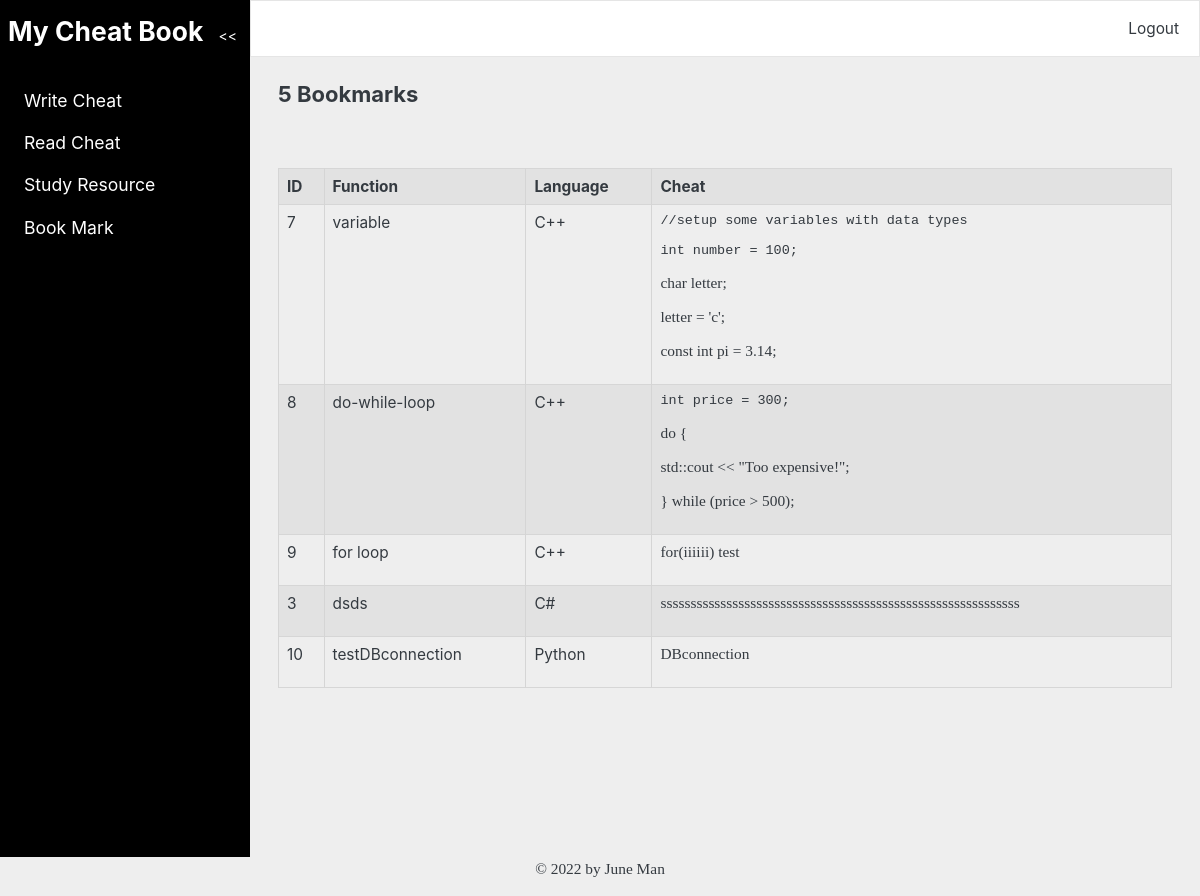
Page /bookmarkpage.php on the committed database.
### tables this page shows
CREATE TABLE `mycheatbook` (
  `id` int NOT NULL,
  `fun` varchar(200) NOT NULL,
  `language` varchar(200) NOT NULL,
  `cheat` varchar(500) NOT NULL
);

### php/function/showbookmark.php (the view)
<?php
require_once "addbookmark.php";
$query_bookmark = "SELECT * FROM bookmark";
$all_bookmark = mysqli_query($conn, $query_bookmark);
?>
<div class="main-container d-flex">
    <?php include('dbconnect.php'); ?>
    <div class="content">
        <div class="dashboard-content px-3 pt-4">
            <div class="container">
                <h2 class="fs-5"><?php echo mysqli_num_rows($all_bookmark); ?> Bookmarks</h2>
                <br><br>
                <table class="table table-striped table-bordered">
                    <tr>
                        <th>ID</th>
                        <th>Function</th>
                        <th>Language</th>
                        <th>Cheat</th>
                    </tr>
                    <?php
                    while ($row_bookmark = mysqli_fetch_assoc($all_bookmark)) {
                        $query = "SELECT * FROM `mycheatbook` WHERE id =" . $row_bookmark["id"];
                        $all_cheat = mysqli_query($conn, $query);
                        while ($row = mysqli_fetch_assoc($all_cheat)) {
                            echo "<tr>";
                            echo "<td>" . $row["id"] . "</td>";
                            echo "<td>" . $row["fun"] . "</td>";
                            echo "<td>" . $row["language"] . "</td>";
                            echo "<td>" . $row["cheat"] . "</td>";
                        }
                    }
                    ?>
                </table>
            </div>
        </div>
    </div>
</div>

### php/include/header.php (shortened to what this page needs)
<head>
    <link rel="stylesheet" href="bootstrap/css/bootstrap.litera.min.css">
    <link rel="stylesheet" href="bootstrap/css/style.css">
</head>

### bookmarkpage.php
<?php include "php/include/header.php"; ?>
<body>
    <div class="main-container d-flex">
        <?php include "php/include/sidebar.php"; ?>
        <div class="content">
            <?php include "php/include/topbar.php"; ?>
            <?php include "php/function/showbookmark.php"; ?>
        </div>
    </div>
</body>
<footer>
    <section>
        <p>© 2022 by June Man</p>
    </section>
</footer>

### php/include/sidebar.php
<div class="sidebar" id="side_nav">
    <div class="header-box px-2 pt-3 pb-4 d-flex justify-content-between">
        <h1 class="fs-4"><span class="text-white">My Cheat Book</span></h1>
        <button class="btn d-mb-none d-block close-btn px-1 py-0 text-white">
            << </button>
    </div>
    <ul class="list-unstyled px-2">
        <li class=""><a href="write.php" class="text-decoration-none px-3 py-2 d-block">Write Cheat</a></li>
        <li class=""><a href="cheatplace.php" class="text-decoration-none px-3 py-2 d-block">Read Cheat</a></li>
        <li class=""><a href="studyresource.php" class="text-decoration-none px-3 py-2 d-block">Study Resource</a></li>
        <li class=""><a href="bookmarkpage.php" class="text-decoration-none px-3 py-2 d-block d-flex justify-content-between">
                <span>Book Mark</span>
            </a>
        </li>
    </ul>
</div>

### php/include/topbar.php (shortened to what this page needs)
<nav class="navbar navbar-expand-lg navbar-light bg-light">
    <div class="container-fluid">
        <div class="collapse navbar-collapse justify-content-end" id="navbarColor03">
            <ul class="navbar-nav mb-2 mb-lg-0">
                <li class="nav-item">
                    <a class="nav-link active" aria-current="page" href="index.php">Logout</a>
                </li>
            </ul>
        </div>
    </div>
</nav>

### rows in the picture
mycheatbook: id "7", fun "variable", language "C++", cheat "//setup some variables with data types int number = 100; char letter; letter = 'c'; const int pi = 3.14;"
mycheatbook: id "8", fun "do-while-loop", language "C++", cheat "int price = 300; do { std::cout << \"Too expensive!\"; } while (price > 500);"
mycheatbook: id "9", fun "for loop", language "C++", cheat "for(iiiiii) test"
mycheatbook: id "3", fun "dsds", language "C#", cheat "ssssssssssssssssssssssssssssssssssssssssssssssssssssssssssss"
mycheatbook: id "10", fun "testDBconnection", language "Python", cheat "DBconnection"

### other values in the picture
mysqli_num_rows($all_bookmark) "5"
